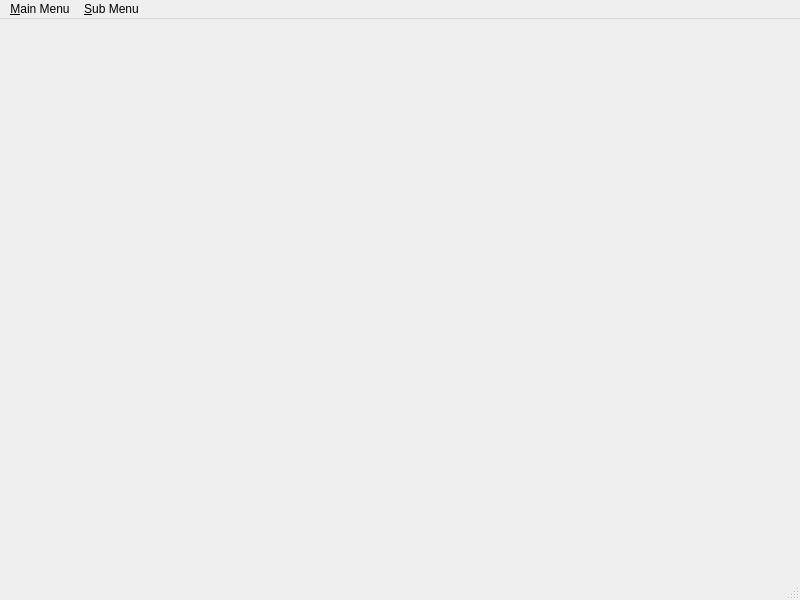
<?xml version="1.0" encoding="UTF-8"?>
<ui version="4.0">
 <class>MainWindow</class>
 <widget class="QMainWindow" name="MainWindow">
  <property name="geometry">
   <rect>
    <x>0</x>
    <y>0</y>
    <width>800</width>
    <height>600</height>
   </rect>
  </property>
  <property name="windowTitle">
   <string>MainWindow</string>
  </property>
  <widget class="QWidget" name="centralwidget"/>
  <widget class="QMenuBar" name="menubar">
   <property name="geometry">
    <rect>
     <x>0</x>
     <y>0</y>
     <width>800</width>
     <height>21</height>
    </rect>
   </property>
   <widget class="QMenu" name="menu_Main_Menu">
    <property name="title">
     <string>&amp;Main Menu</string>
    </property>
    <addaction name="separator"/>
    <addaction name="actionNew"/>
    <addaction name="action_Open"/>
    <addaction name="action_Recent"/>
    <addaction name="action_Exit"/>
   </widget>
   <widget class="QMenu" name="menu_Sub_Menu">
    <property name="title">
     <string>&amp;Sub Menu</string>
    </property>
   </widget>
   <addaction name="menu_Main_Menu"/>
   <addaction name="menu_Sub_Menu"/>
  </widget>
  <widget class="QStatusBar" name="statusbar"/>
  <action name="actionNew">
   <property name="checkable">
    <bool>false</bool>
   </property>
   <property name="checked">
    <bool>false</bool>
   </property>
   <property name="text">
    <string>&amp;New...</string>
   </property>
   <property name="toolTip">
    <string>Create a New File</string>
   </property>
  </action>
  <action name="action_Open">
   <property name="text">
    <string>&amp;Open</string>
   </property>
  </action>
  <action name="action_Recent">
   <property name="text">
    <string>&amp;Recent</string>
   </property>
  </action>
  <action name="action_Exit">
   <property name="text">
    <string>&amp;Exit</string>
   </property>
  </action>
 </widget>
 <resources/>
 <connections/>
</ui>
